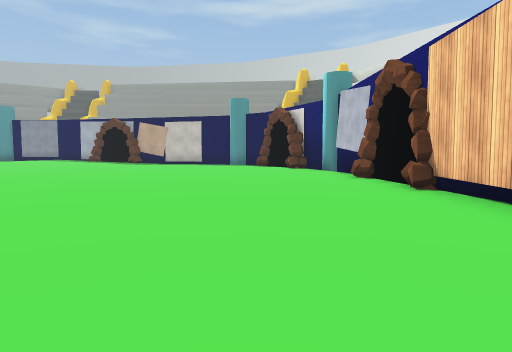
[1] (above)

22 first-person views from a walk through a 3-D level made in the Unity game engine. The camera is 1.2 m above the floor, tilts 4° down and sees 75° across. The floor is counted in squares, 2 m on a side. Each view is taken from the middle of a square. On the plan, view 1 faces up. The plan holds only what a view shows up to about 10 squares ahead; the rest is blank. The place goes on beyond the plan. The player is left out. Some animated figures are left out. Some surface patterns are stand-ins.

[2]
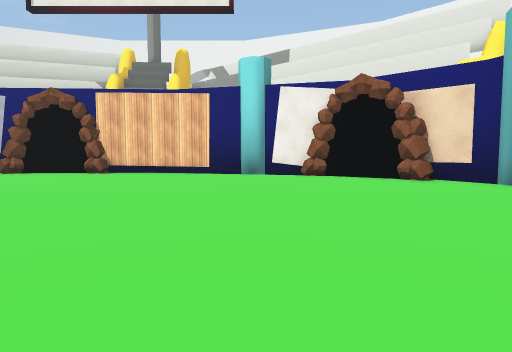

[3]
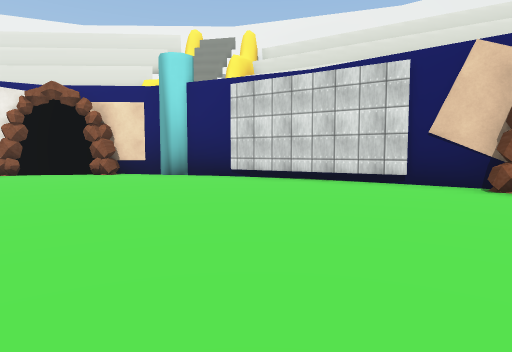

[4]
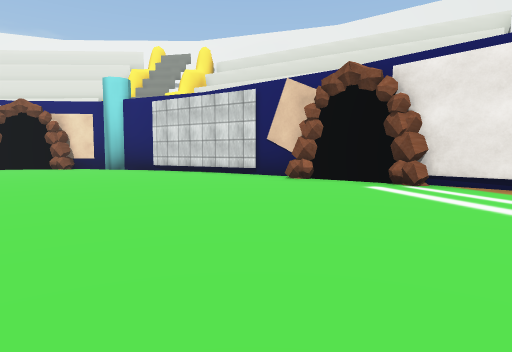

[5]
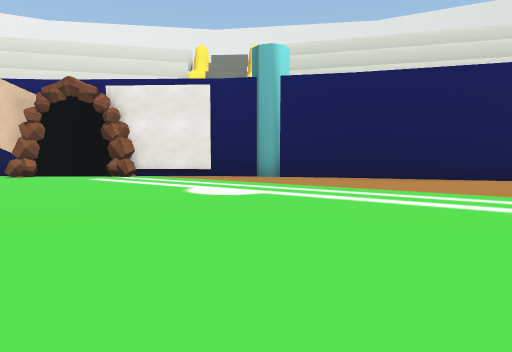

[6]
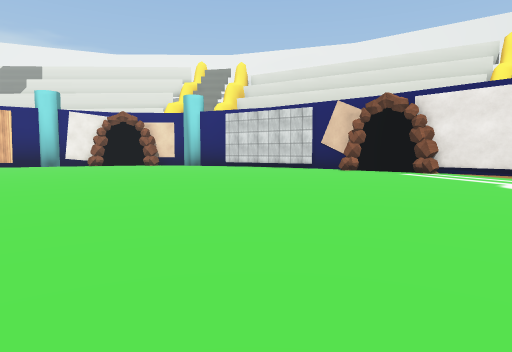

[7]
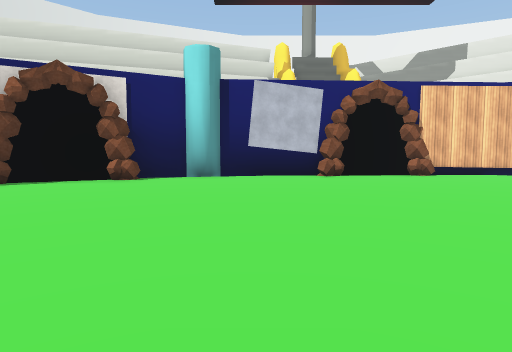

[8]
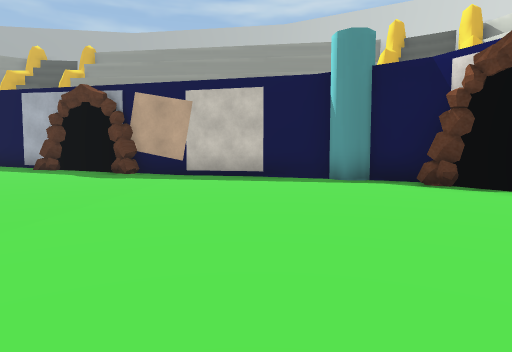

[9]
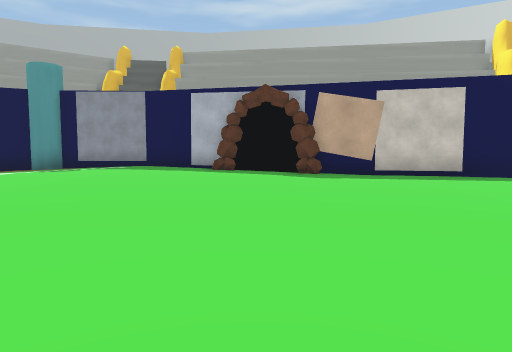

[10]
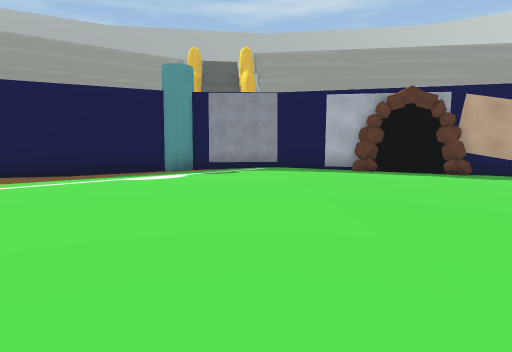

[11]
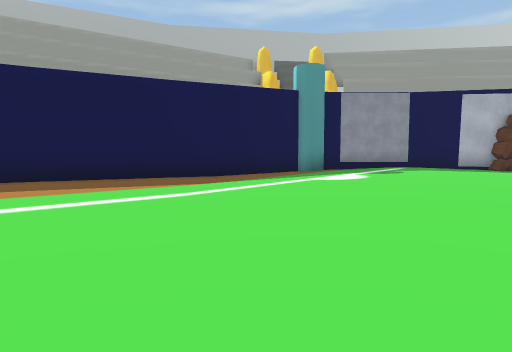

[12]
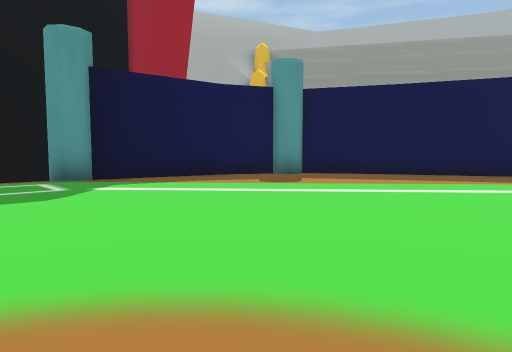

[13]
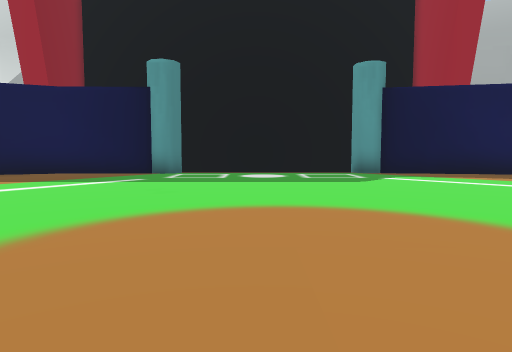

[14]
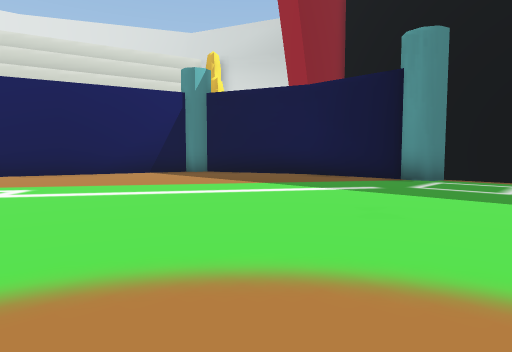

[15]
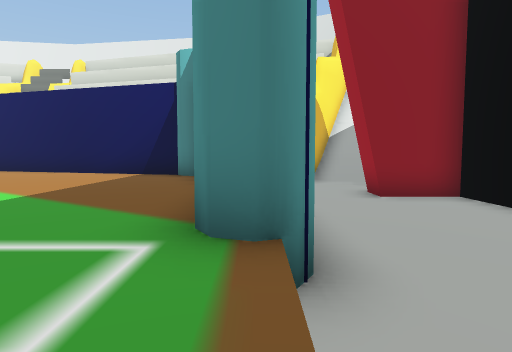

[16]
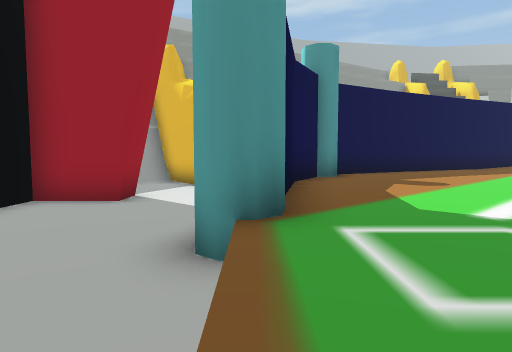

[17]
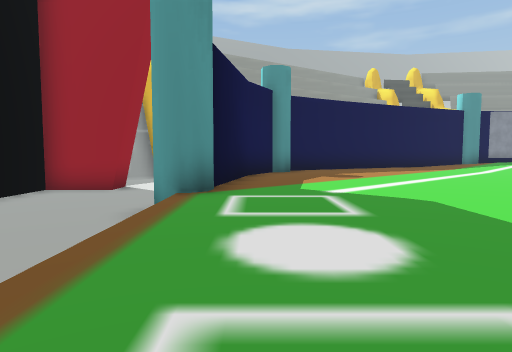

[18]
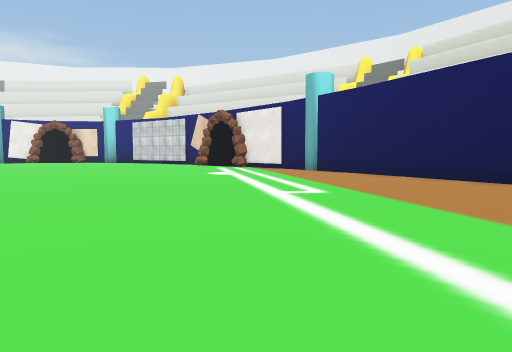

[19]
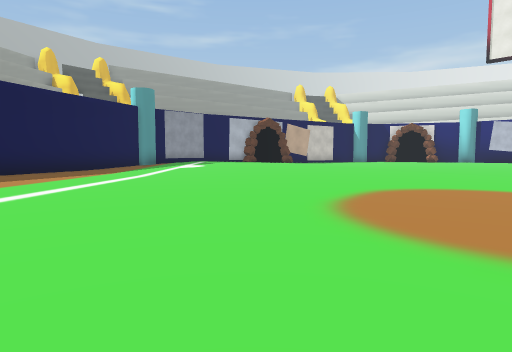

[20]
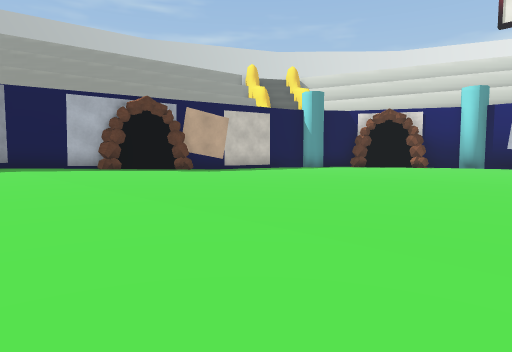

[21]
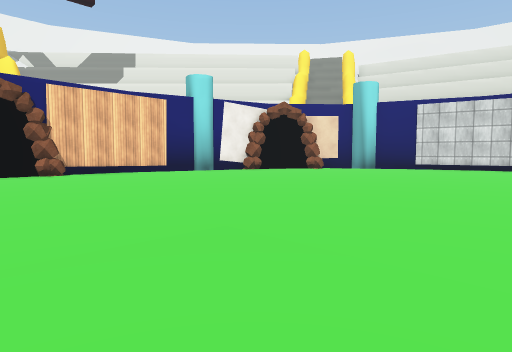

[22]
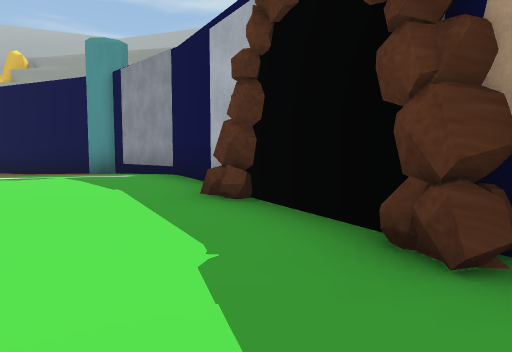

### Floor plan
Key: @ floor where view 1 was taken; # wall or solid block; . main floor; : floor 0.25 m higher than the main floor; / step, stairs or slope; v drop or lower ground; P poster; O other object.
Columns run from 28 left of view 1 to 3 right of it. Each row starts with its distance up from view 1.
 20                 ###
 19            ####:P:#O###
 18         ####.::::::::/#####
 17       ###....::::::::.....###
 16 v    ##......:::::::........##
 15 vv  ##.......:::::::........##
 14 vv  #........::::::..........##
 13 #vv #........::::::...........##
 12 vvv#.........:::::.............#
 11 vvv#.........:::::.............#
 10 vvv#...........................#
  9 vvv#...........................#
  8  vv................. ..........#
  7  vv...............   ..........#
  6   v...........       ..........#
  5    .......... .....  ..........#
  4  vv.........  .................#
  3 vvv#...........................#
  2 vvv#...........................#
  1 vvv#...........................#
  0 vvv#........................@.##
 -1 vvv #.........................#
 -2 #vv  ........................O
 -3 vv   #......................##
 -4 vv   #####.................##
 -5          ####.......#..#####
 -6             ############

Positions as (right, up) in squares from view 1, and headings:
1: (0, 0), facing up
2: (-7, 1), facing right
3: (-9, 1), facing down-right
4: (-13, 1), facing down-right
5: (-14, 3), facing down
6: (-14, 5), facing down-right
7: (-6, 10), facing right
8: (-3, 9), facing up
9: (-8, 9), facing up
10: (-12, 9), facing up
11: (-16, 9), facing up
12: (-17, 7), facing up-left
13: (-15, 6), facing left
14: (-17, 6), facing down-left
15: (-25, 6), facing down
16: (-25, 6), facing up
17: (-24, 4), facing up
18: (-21, 4), facing down-right
19: (-21, 6), facing up-right
20: (-13, 8), facing up-right
21: (-7, 8), facing down-right
22: (-6, 16), facing up-left
